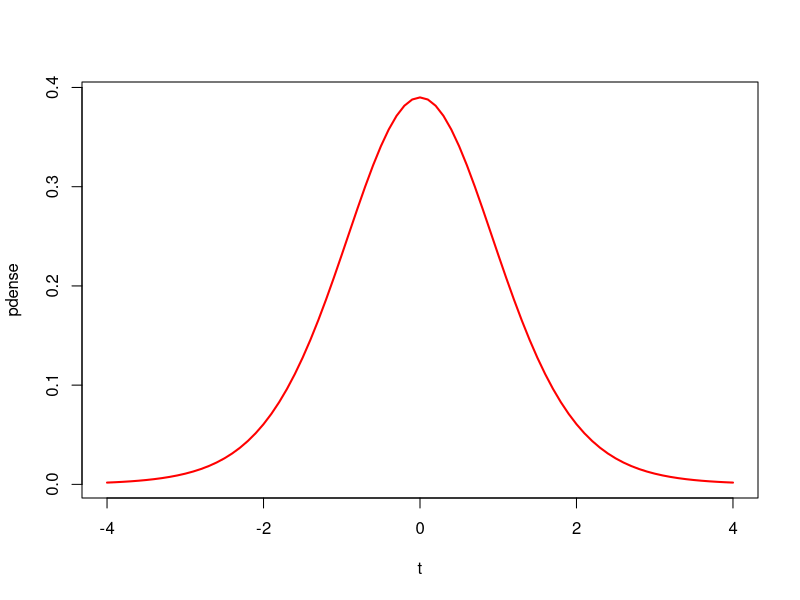
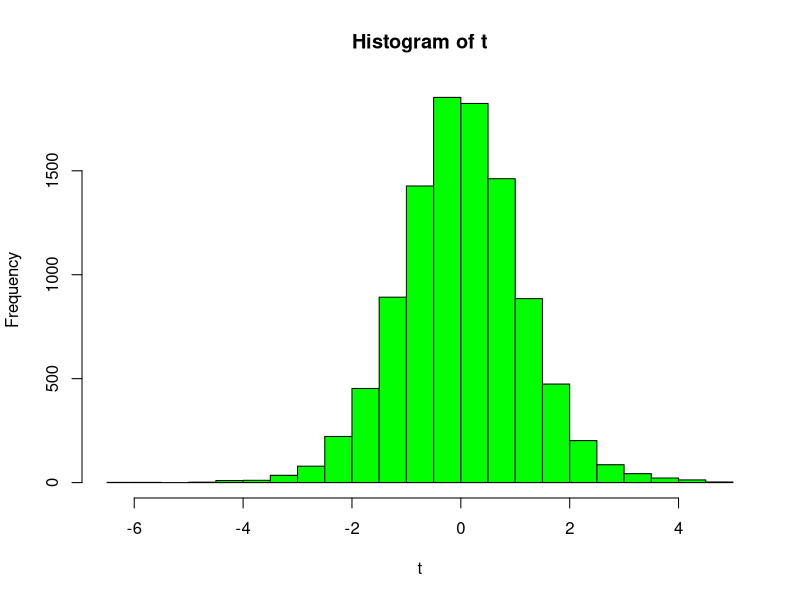

Write the R code that produced these figures, in order.
#t distribution in R

#1.pt(t,n-1)-->cumilative probability from (-infinity to t) for n-1

n=12
t=2.5
pvalue=pt(t,n-1)
print(paste("pvalue=",pvalue))

#2.qt(pvalue,n-1)--> returns the t value upto which the cumulative probability is pvalue 

n=12
pvalue=0.9
t=qt(pvalue,n-1)
print(paste("tvalue=",t))

#3. dt(t,n-1)-->probility desnity at t

t=-1.8
n=12
pdense=dt(t,n-1)
print(paste("pdense=",pdense))

#4. rt(m,n-1)--> returns m random deviates from a t distribution with n-1 degree of freedom 
 
 n=12
 m=20
 t=rt(m,n-1)
 print(t)
 
# 5. plot t distribution curve
 
 t=seq(-4,4,0.1)
 n=12
 pdense=dt(t,n-1)
 plot(t,pdense,col="red",lwd=2,type="l")
 
 #plot histogram of samples 
 n=12
 t=rt(10000,n-1)
 hist(t,breaks=30,col="green")
 
 
 
 
